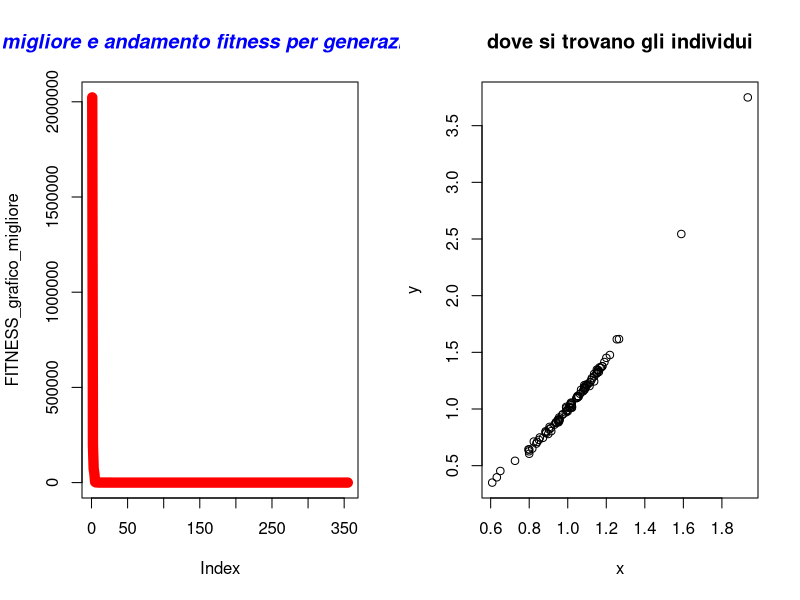

Here is the R script that generated this plot:
#https://www.agnesevardanega.eu/wiki/r/grafici/parametri_grafici   link per parametri grafici
#  Author Nicola Bernabè ver 1.0 8/11/2021
# the implemented version of the GA refers to the following Journal: 
#

#prendo 2 individui che saranno i genitori presi casualmente dalla popolazione
mutazione_crossover_selezione<-function(Population,MAX_DIMENSION_POPULATION,genitori_1_2,CROSS_OVER_PROBABILITY,parametro_q,ub,lb,min_max,FUNZIONE_COSTO){
    #message(genitori_1_2[1]," rgrg ",genitori_1_2[2])
    #print(Population[1][genitori_1_2[1]])
    g1<-c(Population[1,genitori_1_2[1]],Population[2,genitori_1_2[1]],Population[3,genitori_1_2[1]])#k
    g2<-c(Population[1,genitori_1_2[2]],Population[2,genitori_1_2[2]],Population[3,genitori_1_2[2]])#p1
    g3<-c(Population[1,genitori_1_2[3]],Population[2,genitori_1_2[3]],Population[3,genitori_1_2[3]])#p2
    g4<-c(Population[1,genitori_1_2[4]],Population[2,genitori_1_2[4]],Population[3,genitori_1_2[4]])#p3
    x<-g2[1]+parametro_q*(g3[1]-g4[1])
    y<-g2[2]+parametro_q*(g3[2]-g4[2])
    if(x>ub[1]){
        x<-ub[1]
    }
    if(x<lb[1]){
        x<-lb[1]
    }
    if(y>ub[2]){
        y<-ub[2]
    }
    if(y<lb[2]){
        y<-lb[2]
    }
    mutazione<-c(x,y)#dopo aggiungo fitness
    #operatore crossover
    
    if(runif(1,  0,1)<=CROSS_OVER_PROBABILITY){
        if(runif(1,  0,1)<=0.5){#bisogna fare in modo che il figlio erediti qualcosa dal padre
            mutazione[1]<-g1[1]
            
        }else{
            mutazione[2]<-g1[2]
        }
        

    }#altrimenti g1 rimane invariato
    fitness<-FUNZIONE_COSTO(mutazione[1],mutazione[2])
    mutazione<-c(mutazione[1],mutazione[2],fitness)#dopo aggiungo fitness
    #2 motodo per crossover
    'I_1_e_I_2<-sample(1:(100), 2)
    I_1<-0
    I_2<-0
    if(I_1_e_I_2[1]<=I_1_e_I_2[2]){
        I_1<-I_1_e_I_2[1]
        I_2<-I_1_e_I_2[2]
    }else{
        I_1<-I_1_e_I_2[2]
        I_2<-I_1_e_I_2[1]
        
    }
    random_n<-sample(1:100, 1)
    if(random_n>=I_1 & random_n<=I_2){#metto direttamente i valori nella popolazione
        Population[1,genitori_1_2[1]]<-mutazione[1]
        Population[2,genitori_1_2[1]]<-mutazione[2]
        Population[3,genitori_1_2[1]]<-mutazione[3]
    }else{
        Population[1,genitori_1_2[1]]<-g1[1]
        Population[2,genitori_1_2[1]]<-g1[2]
        Population[3,genitori_1_2[1]]<-g1[3]
    }'
    #operazione selezione
    if(min_max==-1){#minimizzare
        if(mutazione[3]<=g1[3]){#controllo fitness
        Population[1,genitori_1_2[1]]<-mutazione[1]
        Population[2,genitori_1_2[1]]<-mutazione[2]
        Population[3,genitori_1_2[1]]<-mutazione[3]
    }else{
        Population[1,genitori_1_2[1]]<-g1[1]
        Population[2,genitori_1_2[1]]<-g1[2]
        Population[3,genitori_1_2[1]]<-g1[3]

    }
    }else{#massimizzare
    if(mutazione[3]>=g1[3]){#controllo fitness
        Population[1,genitori_1_2[1]]<-mutazione[1]
        Population[2,genitori_1_2[1]]<-mutazione[2]
        Population[3,genitori_1_2[1]]<-mutazione[3]
    }else{
        Population[1,genitori_1_2[1]]<-g1[1]
        Population[2,genitori_1_2[1]]<-g1[2]
        Population[3,genitori_1_2[1]]<-g1[3]

    }


    }
    
    #print(g1[1][genitori_1_2[1]])
    
    #print(Population)
    #print(Population[1,genitori_1_2[1]])
    return(Population)
}
aggiorno_file_individui<-function(Population,MAX_DIMENSION_POPULATION,generazione){
                individuo<-c()
                x<-c()
                y<-c()
                fitness<-c()
                for(i in 1:MAX_DIMENSION_POPULATION) {
                    x<-c(x,Population[1,i])
                    y<-c(y,Population[2,i])
                    fitness<-c(fitness,Population[3,i])
                    
                    }
            df<-data.frame(x,y,fitness)
            #nome_file<-"generazione"+generazione+".cvs"
            nome_file = paste("DE generazione ",generazione,".txt",sep="")
            #write.csv(df, file=nome_file,sep=";",row.names=FALSE)
            write.table(df, file= nome_file,sep=";",row.names=FALSE)
            }



#aggiorni migliore fitness
aggiorna_fitness<-function(BEST_FITNESS,Migliore_fitness_generazione){
            BEST_FITNESS[1]<-Migliore_fitness_generazione[1]
            BEST_FITNESS[2]<-Migliore_fitness_generazione[2]
            BEST_FITNESS[3]<-Migliore_fitness_generazione[3]
    return(BEST_FITNESS)


}

#scorro su tutti gli individui e cerco il fitneess migliore
controllo_migliore_fitness<-function(Population,MAX_UNKNOWNS,min_max){
    BEST_FITNESS<-c(Population[1,1],Population[2,1],Population[3,1])
    for(i in 2:dim(Population)[2]) {
        if(BEST_FITNESS[3]>Population[3,i] && min_max==-1){#minimizzo
            BEST_FITNESS[1]<-Population[1,i]
            BEST_FITNESS[2]<-Population[2,i]
            BEST_FITNESS[3]<-Population[3,i]

        }else if(BEST_FITNESS[3]<Population[3,i] && min_max==1){
            BEST_FITNESS[1]<-Population[1,i]
            BEST_FITNESS[2]<-Population[2,i]
            BEST_FITNESS[3]<-Population[3,i]
        }


    }

    return(c(BEST_FITNESS[1],BEST_FITNESS[2],BEST_FITNESS[3]))
}




#inizializzo la matrice
inizializzazione<-function(ub, lb,MAX_UNKNOWNS,MAX_DIMENSION_POPULATION,FUNZIONE_COSTO){
    Population<-matrix(1:1,nrow <- MAX_UNKNOWNS+1, ncol <- MAX_DIMENSION_POPULATION)#oltre alla x e y ci aggiungo anche la fitness, così ho 3 righe
    numero_casuale_x<-1
    numero_casuale_y <-1
    for(i in 1:dim(Population)[2]) {
        numero_casuale_x <- runif(1, lb[1],ub[1] )
        numero_casuale_y <- runif(1,  lb[2],ub[2])
        Population[1,i] <-numero_casuale_x
        Population[2,i] <-numero_casuale_y
        Population[3,i] <-FUNZIONE_COSTO(Population[1,i],Population[2,i])

    }


    return (Population)
}


mainDE<-function(ub,lb,MAX_UNKNOWNS,MAX_DIMENSION_POPULATION,MAXIMUM_GENERATION_NUMBER,STAZIONARIETA,precisione,min_max,stampo_generazione,CROSS_OVER_PROBABILITY,parametro_q,FUNZIONE_COSTO){
    

    Population<-inizializzazione(ub, lb,MAX_UNKNOWNS,MAX_DIMENSION_POPULATION,FUNZIONE_COSTO)#inizializzo la popolazione
    BEST_FITNESS<-controllo_migliore_fitness(Population,MAX_UNKNOWNS,min_max)
    FITNESS_grafico_migliore<-c()
    FITNESS_grafico_migliore_generazione<-c()
    #iterazioni calcolo per trovare il minimo
    indice_stazionarieta<-0#aumenta ad ogni generazione
    n_generazioni<-0
    for(i in 1:MAXIMUM_GENERATION_NUMBER){
        n_generazioni<-i
        for(j_iterazioni_individui in 1:MAX_DIMENSION_POPULATION/2){#mescolo e faccio accoppiare gli individui della generazione corrente
            genitori_1_2_indici<-sample(1:(MAX_DIMENSION_POPULATION), 4)#4 individui casuali e sono sicuro che siano diversi grazie alla funzione
            Population<-mutazione_crossover_selezione(Population,MAX_DIMENSION_POPULATION,genitori_1_2_indici,CROSS_OVER_PROBABILITY,parametro_q,ub,lb,min_max,FUNZIONE_COSTO)
            #print(Population)

            
            
            #print(BEST_FITNESS)


        }
        Migliore_fitness_generazione<-controllo_migliore_fitness(Population,MAX_UNKNOWNS,min_max)
        #print(Migliore_fitness_generazione)
        if(Migliore_fitness_generazione[3]<BEST_FITNESS[3]  && min_max==-1){#minimizzo
            BEST_FITNESS<-aggiorna_fitness(BEST_FITNESS,Migliore_fitness_generazione)
            indice_stazionarieta=0#ritorno a 0 la stazionarietà
            message("migliore soluzione-> x ",BEST_FITNESS[1]," y ",BEST_FITNESS[2]," fitness ",BEST_FITNESS[3])
        }else if(Migliore_fitness_generazione[3]>BEST_FITNESS[3]  && min_max==1){#minimizzo
            BEST_FITNESS<-aggiorna_fitness(BEST_FITNESS,Migliore_fitness_generazione)
            indice_stazionarieta=0#ritorno a 0 la stazionarietà
            message("migliore soluzione-> x ",BEST_FITNESS[1]," y ",BEST_FITNESS[2]," fitness ",BEST_FITNESS[3])
        }
        FITNESS_grafico_migliore<-c(FITNESS_grafico_migliore,BEST_FITNESS[3])
        FITNESS_grafico_migliore_generazione<-c(FITNESS_grafico_migliore_generazione,Migliore_fitness_generazione[3])

        if(indice_stazionarieta>=STAZIONARIETA){
            message("troppo stazionaria ","generazione-> ",i," stazionario->",indice_stazionarieta)
            aggiorno_file_individui(Population,MAX_DIMENSION_POPULATION,i)
            break
        }else{
            indice_stazionarieta=indice_stazionarieta+1
        }
        if((i%%stampo_generazione)==0){#stampo così so che sta facendo qualcosa
        
            message("generazione-> ",i," stazionario->",indice_stazionarieta)
            aggiorno_file_individui(Population,MAX_DIMENSION_POPULATION,i)
            

        }
        if(BEST_FITNESS[3]<precisione && min_max==-1){
            message("finito algoritmo DE, sono riuscito ad avere una soluzione molto buona ed è ",BEST_FITNESS[3]," alla generazione-> ",i)
            aggiorno_file_individui(Population,MAX_DIMENSION_POPULATION,i)
            break
        }else if(BEST_FITNESS[3]>precisione && min_max==1){
            message("finito algoritmo DE, sono riuscito ad avere una soluzione molto buona ed è ",BEST_FITNESS[3]," alla generazione-> ",i)
            aggiorno_file_individui(Population,MAX_DIMENSION_POPULATION,i)
            break
        }
            
        
    }
    windows()
    par(mfrow=c(1,2))
    plot(FITNESS_grafico_migliore, type="l", col="red",lwd=10)
    #lines(FITNESS_grafico_migliore_generazione, type="l", col="blue",lty=5)
    title(main="migliore e andamento fitness per generazione", col.main="blue", font.main="4")

    x_individui<-c()
    y_individui<-c()
    for(x_y in 1:MAX_DIMENSION_POPULATION){
        x_individui<-c(x_individui,Population[1,x_y])
        y_individui<-c(y_individui,Population[2,x_y])

    }

    plot(x_individui, y_individui, xlab="x",ylab="y", main="dove si trovano gli individui") 
    BEST_FITNESS<-list(BEST_FITNESS,"DE",n_generazioni)
    return(BEST_FITNESS)
 
}

#miliardo
#ub<-c(1000000000,1000000000)  # upper bound of the unknowns
#lb<-c(-1000000000,-1000000000)  #lower bound of the unknowns
#aumeto_diminuisco_percentuale_valore=0.1
#milione
#ub<-c(1000000,1000000)  # upper bound of the unknowns
#lb<-c(-1000000,-1000000)  #lower bound of the unknowns
#aumeto_diminuisco_percentuale_valore=0.1
#mille
#ub<-c(100,100)  # upper bound of the unknowns
#lb<-c(-100,-100)  #lower bound of the unknowns

ub<-c(512,512)  
lb<-c(-512,-512)

parametro_q=0.5
#parametro_q=0.5
MAX_UNKNOWNS<-2  #numero variabili
MAX_DIMENSION_POPULATION<-100#dimensione popolazione
CROSS_OVER_PROBABILITY<-0.65#probabilità per ogni generazione di usare il cross-over   in generale 0.65
   


MAXIMUM_GENERATION_NUMBER<-1000000
STAZIONARIETA<-10000
min_max<--1#-1 minimizzo,1 massimizzo
percentuale_generazione_stampo<-10  #ogni 10% delle generazioni fatte stampo su file tutti gli individui
stampo_generazione<-MAXIMUM_GENERATION_NUMBER/percentuale_generazione_stampo
#massimizzo
#precisione<-11.999999#Parabolic Function
#precisione<-79.999#rastrigin function 
#precisione<-414.23847913128#Parabolic Function

#minimizzo
precisione<-0.001#
#precisione<--0.999999#Easom function
#precisione<-0.2925789999#Schaffer function N. 4 f(0,+-1.25313)=0.292579
#precisione<--0.999999#per funzioni con minimo negativo
#precisione<--959.6406#Eggholder function   f(512,404.2319)=-959.6407   i domini x e y   ub<-c(512,512)  lb<-c(-512,-512)


FUNZIONE_COSTO<-function(x,y){
    z<-(100*(y-(x)^2)^2)+(1-x)^2#FUNZIONE_COSTO banana  f(1,1)=0
    #z<-((1-x)^2)+100*((y-x^2))^2#Rosenbrock function constrained with a cubic and a line  sol f(1,1)=0
    #z<-(1.5-x+x*y)^2+(2.25-x+x*y^2)^2+(2.625-x+x*y^3)^2#Beale function f(3,0.5)=0
    #z<-0.26*(x^2+y^2)-0.48*x*y#Matyas function f(0,0)=0
    #z<-(sin(3*pi*x))^2+(x-1)^2*(1+sin(3*pi*y))+(y-1)^2*(1+(sin(2*pi*y))^2)#Lévi function N.13  f(1,1)=0
    #z<-0.5+((sin(x^2-y^2))^2-0.5)/(1+0.001*(x^2+y^2))^2#Schaffer function N. 2  f(0,0)=0
    #z<-2*x^2-1.05*x^4+(x^6/6)+x*y+y^2#THREE-HUMP CAMEL FUNCTION xi  [-5, 5]  f(0,0)=0
    #z<--20*exp(-0.2*sqrt((1/2)*(x*x+y*y)))-exp(1/2*((cos(2*pi*x)+cos(2*pi*y))))+20+exp(1)#ACKLEY FUNCTION xi  [-32.768, 32.768]  f(0,0)=0
    #z<-10*2+((x^2-10*cos(2*pi*x))+(y^2-10*cos(2*pi*y)))#RASTRIGIN FUNCTION f(0,0)=0 xi [-5.12, 5.12]
    #z<-(x+2*y-7)^2+(2*x+y-5)^2#BOOTH FUNCTION  xi [-10, 10] f(1,3)=0
    #z<-0.5+(((cos(sin(abs(x^2-y^2))))^2 - 0.5)/((1 + 0.001*(x^2+y^2))^2))#Schaffer function N. 4 f(0,+-1.25313)=0.292579
    #massimizzare
    #z<-12-(x^2+y^2)/100 #Parabolic Function  f(0,0)=12 non so ma il massimo è 12
    #z<-80-(20+x^2+y^2-10*(cos(2*pi*x)+cos(2*pi*y)))#rastrigin function f(0,0)=80
    #z<-275-((x^4-16*x^2+5*x*0.5)+(y^4-16*y^2+5*y*0.5)+3)#Styblinski Function f(-2.8667,-2.8667)=414.23847913
    return (z)
}




soluzione<-mainDE(ub,lb,MAX_UNKNOWNS,MAX_DIMENSION_POPULATION,MAXIMUM_GENERATION_NUMBER,STAZIONARIETA,precisione,min_max,stampo_generazione,CROSS_OVER_PROBABILITY,parametro_q,FUNZIONE_COSTO)
#print(soluzione)



algoritmo<-c(soluzione[[2]][1])
x<-c(soluzione[[1]][1])
y<-c(soluzione[[1]][2])
fitness<-c(soluzione[[1]][3])
generazioni_soluzione<-c(soluzione[[3]][1])
df<-data.frame(algoritmo,x,y,fitness,generazioni_soluzione)
write.table(df, file="soluzione DE.txt",sep=";",row.names=FALSE)
